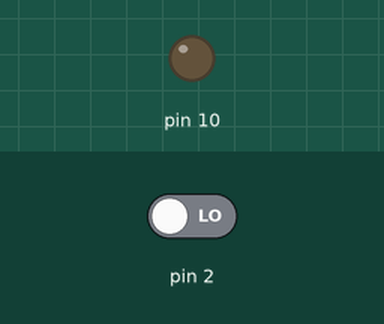
A sketch run on a simulated Arduino Uno, built with avr-gcc and run on an emulated ATmega328P. On the bench: output pins drawn as LEDs (lit = HIGH). Inputs (shaded band) come from the test bench; at power-on: pin 2 LOW.

Above: at 1.2 s.
1.3 s: pin 2 driven HIGH
At 2.3 s:
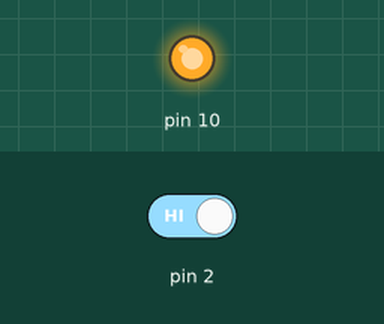
2.8 s: pin 2 driven LOW
At 3.6 s:
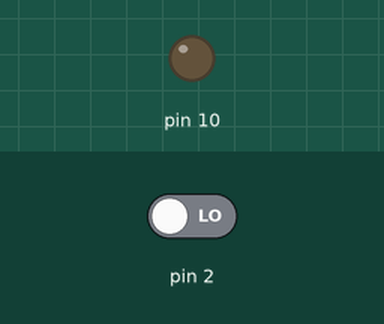
Timing chart, 0 to 5.8 s (numbered marks = the images above; inputs shaded):
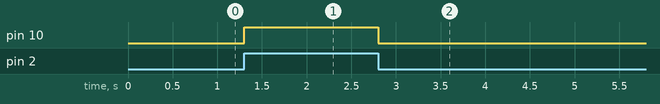

The sketch:

Template.ino
```cpp
void setup()
{
  pinMode(2, INPUT);
  pinMode(10, OUTPUT);
}

void loop()
{
  // Se o botão estiver apertado:
  if (digitalRead(2) == HIGH) {
    // Ligue o LED.
    digitalWrite(10, HIGH);
    // Caso contrário,
  } else {
    // Desligue o LED.
    digitalWrite(10, LOW);
  }
  delay(10); // Delay a little bit to improve simulation performance
}
```

Measured:
- after the input at 1.3 s, pin 10: LOW → HIGH at once
- after the input at 2.8 s, pin 10: HIGH → LOW at once
